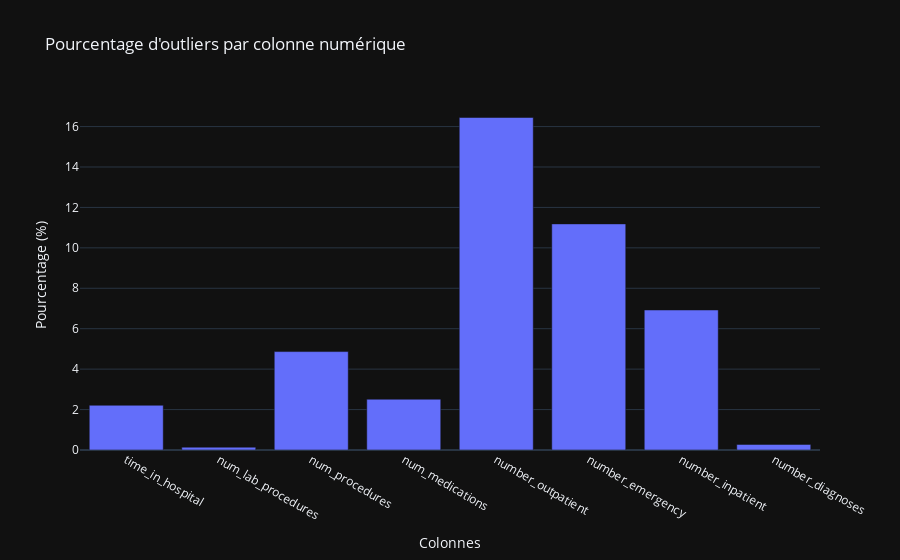

Notebook code cell kept with this figure:
### Code cell
# Outliers visualization
if len(outliers_df) > 0:
    fig = px.bar(outliers_df, x='Column', y='Percentage',
                 title='Pourcentage d\'outliers par colonne numérique',
                 labels={'Percentage': 'Pourcentage (%)', 'Column': 'Colonnes'})
    fig.show()

### Figure 1 — Plotly figure (JSON) as saved in the notebook; plotly's stock layout.template omitted (floating-point values rounded to 4 significant figures)
{"data": [{"hovertemplate": "Colonnes=%{x}<br>Pourcentage (%)=%{y}<extra></extra>", "legendgroup": "", "marker": {"color": "#636efa", "pattern": {"shape": ""}}, "name": "", "orientation": "v", "showlegend": false, "textposition": "auto", "x": ["time_in_hospital", "num_lab_procedures", "num_procedures", "num_medications", "number_outpatient", "number_emergency", "number_inpatient", "number_diagnoses"], "xaxis": "x", "y": [2.213, 0.1405, 4.868, 2.513, 16.45, 11.19, 6.927, 0.2761], "yaxis": "y", "type": "bar"}], "layout": {"xaxis": {"anchor": "y", "domain": [0.0, 1.0], "title": {"text": "Colonnes"}}, "yaxis": {"anchor": "x", "domain": [0.0, 1.0], "title": {"text": "Pourcentage (%)"}}, "legend": {"tracegroupgap": 0}, "title": {"text": "Pourcentage d'outliers par colonne numérique"}, "barmode": "relative"}}
